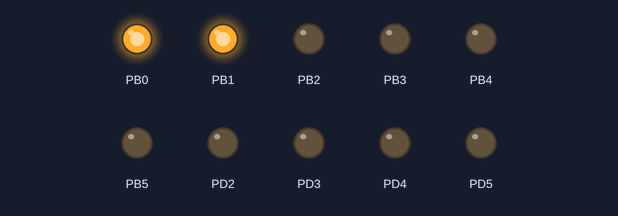
A program run on a simulated ATmega328P, built with avr-gcc and emulated at 16 MHz. On the bench: output pins drawn as LEDs (lit = HIGH).

Above: at 0.02 s.
At 0.27 s:
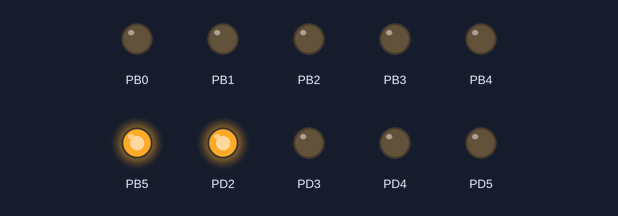
At 0.57 s:
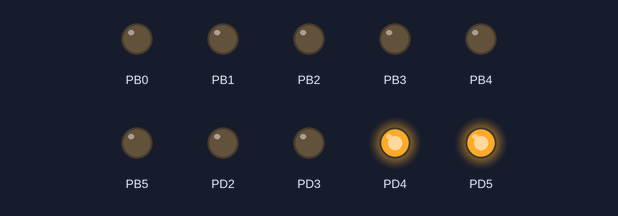
At 1.05 s:
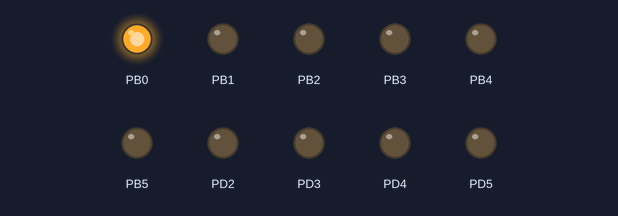
At 1.87 s:
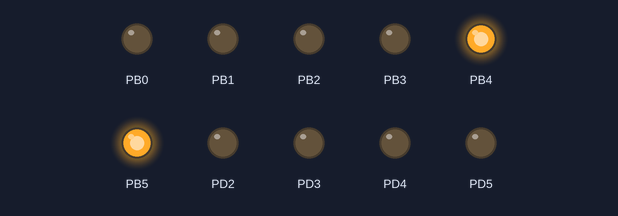
At 2.7 s:
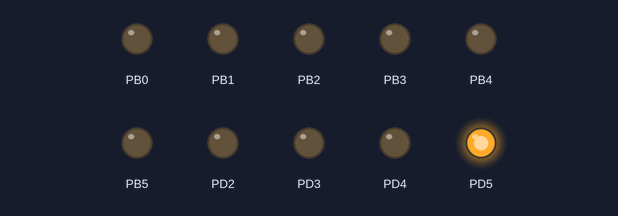
Timing chart, 0 to 3.0 s (numbered marks = the images above):
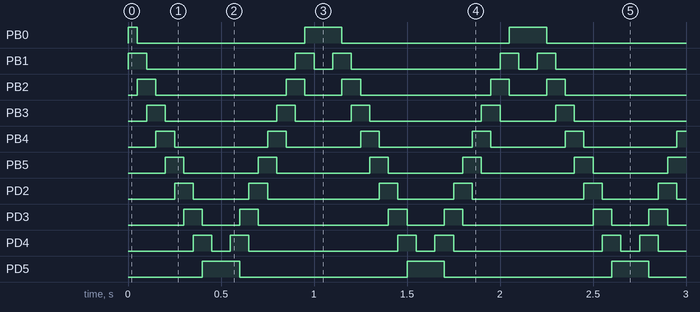

Measured:
- by itself, PB0: repeats every 1.1 s: LOW 0.90 s, HIGH 0.20 s
- by itself, PB1: repeats every 1.1 s: LOW 0.80 s, HIGH 0.10 s, LOW 0.10 s, HIGH 0.10 s
- by itself, PB2: repeats every 1.1 s: LOW 0.70 s, HIGH 0.10 s, LOW 0.20 s, HIGH 0.10 s
- by itself, PB3: repeats every 1.1 s: LOW 0.60 s, HIGH 0.10 s, LOW 0.30 s, HIGH 0.10 s
- by itself, PB4, PB5: alternates HIGH for 0.10 s and LOW for 0.45 s
- by itself, PD2: repeats every 1.1 s: LOW 0.30 s, HIGH 0.10 s, LOW 0.60 s, HIGH 0.10 s
- by itself, PD3: repeats every 1.1 s: LOW 0.20 s, HIGH 0.10 s, LOW 0.70 s, HIGH 0.10 s
- by itself, PD4: repeats every 1.1 s: LOW 0.10 s, HIGH 0.10 s, LOW 0.80 s, HIGH 0.10 s

The program:

main.c
```c
/*
* LauflichtMit10Bit.c
*
* Created: 13.02.2018 08:42:28
* Author : syscgw1300
*/

#define F_CPU 16000000L
#include <avr/io.h>
#include <util/delay.h>

static int8_t direction;
static uint8_t aktBit;

static inline void clearOutput() {
	PORTD &= 0b11000011;
	PORTB &= 0b11000000;
}

static inline void setSingleBit(uint8_t bit) {
	if(bit < 0 || bit>9) return;
	if (bit <= 5)
		PORTB |= (1 << bit);
	else
		PORTD |= (1 << ((bit%6)+2));
}


static inline void setup()
{
	DDRB = 0b00111111;
	DDRD = 0b00111100;
	PORTD = 0b00000011;
	direction = 1;
	aktBit = 0;
}

static inline void mainloop()
{
	clearOutput();
	for(int i = 0; i < 2; i ++){
		setSingleBit(aktBit+i*direction);
	}


	aktBit+=direction;
	if(aktBit < -1 || aktBit > 9)
		direction *= -1;

	_delay_ms(50);
}

int main(void)
{
	setup();
	while (1)
	{
		mainloop();
	}
}
```
